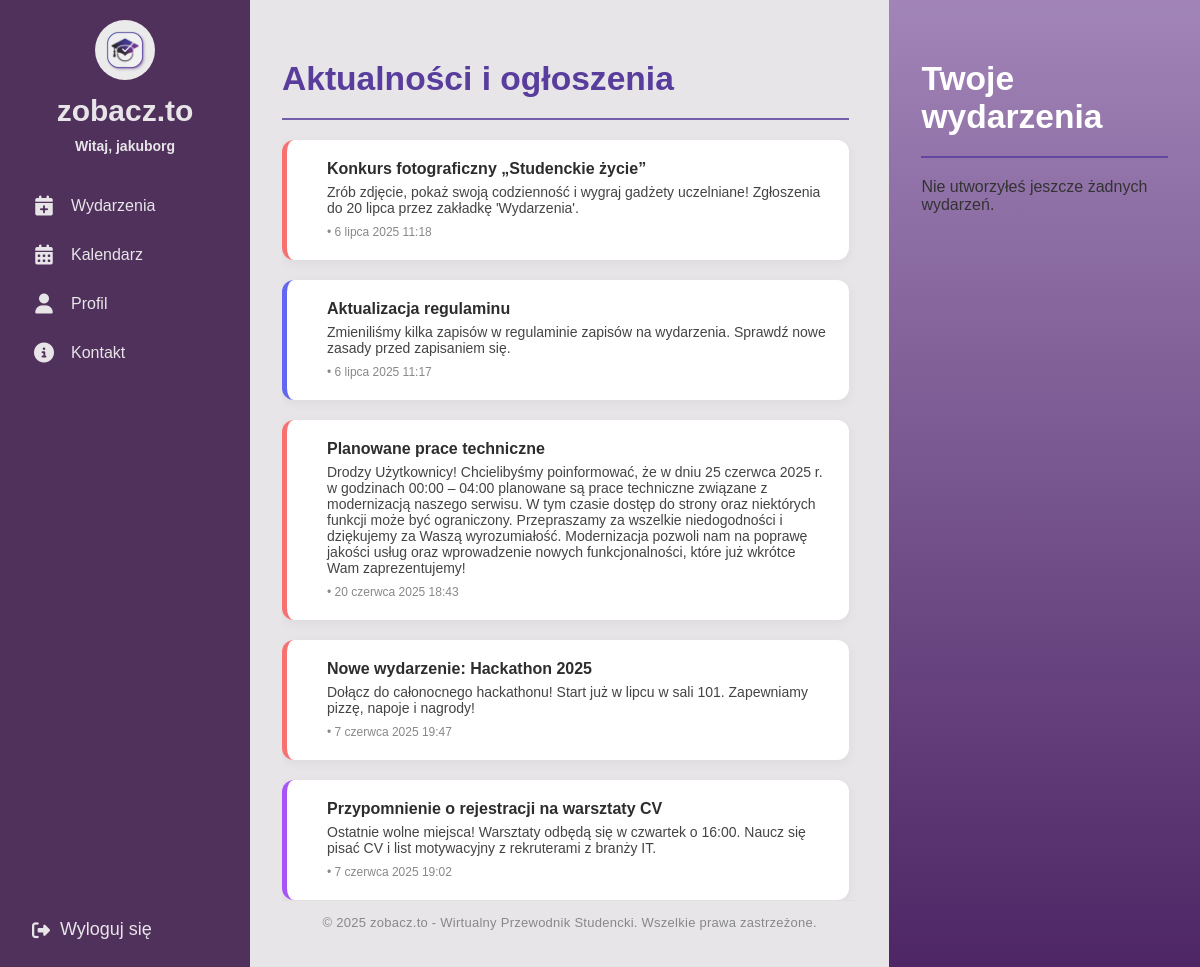
Page / (signed in) on the committed database.
### events/models.py (models this page shows, shortened)
class Announcement(models.Model):
    CATEGORY_CHOICES = [
        ('ogloszenie', 'Ogłoszenie'),
        ('nowosc', 'Nowość'),
        ('wydarzenie', 'Wydarzenie'),
        ('informacja', 'Informacja'),
        ('edukacja', 'Edukacja'),
    ]
    title = models.CharField(max_length=200)
    content = models.TextField()
    category = models.CharField(max_length=20, choices=CATEGORY_CHOICES)
    created_at = models.DateTimeField(auto_now_add=True)

### events/views.py (the view)
# urls.py: 2. Add a URL to urlpatterns:  path('', views.home, name='home')
@login_required
def home(request):
    announcements = Announcement.objects.order_by('-created_at')[:5]
    admin_answers = []
    enrolled_events = [] # Initialize
    organizer_events = [] # Initialize
    is_student = False # Initialize boolean flags
    is_organizer = False
    is_admin = False # Initialize is_admin flag
    show_admin_answer = False
    if request.user.is_authenticated:
        is_student = request.user.groups.filter(name='student').exists()
        is_organizer = request.user.groups.filter(name='organizer').exists()
        is_admin = request.user.groups.filter(name='admin').exists() # Set is_admin flag
        if is_student or is_organizer: # Only fetch answers if user is student or organizer
            admin_answers = ContactMessage.objects.filter(
                user=request.user,
                answer__isnull=False
            ).order_by('-created_at')
        if is_student:
            enrolled_events = Event.objects.filter(eventenrollment__user=request.user).order_by('date')
        if is_organizer:
            organizer_events = (
                Event.objects.filter(created_by=request.user)
                .annotate(
                    participants_count=Count('eventenrollment', distinct=True),
                    comments_count=Count('comments', distinct=True),
                    avg_rating=Avg('comments__rating')
                )
                .order_by('date') # Added ordering for consistency
            )
        show_admin_answer = bool(admin_answers) and (is_student or is_organizer)
    organizer_requests_count = OrganizerRequest.objects.filter(is_reviewed=False).count()
    messages_count = ContactMessage.objects.filter(answer__isnull=True).count()
    context = {
        'announcements': announcements,
        'admin_answers': admin_answers,
        'enrolled_events': enrolled_events, # Always pass
        'organizer_events': organizer_events, # Always pass
        'is_student': is_student, # Always pass boolean flags for template logic
        'is_organizer': is_organizer, # Always pass boolean flags for template logic
        'is_admin': is_admin, # Pass the new is_admin flag
        "show_admin_answer": show_admin_answer,
        "organizer_requests_count": organizer_requests_count,
        "messages_count": messages_count,
    }
    return render(request, 'home.html', context)

### templates/home.html (shortened to what this page needs)
{% extends "base.html" %}
{% load static %}
{% block content %}
<div class="main-content no-header">
  <div class="home-flex full-height">
    <div class="home-left flat">
      <div class="home-left-content">
        <h2>Aktualności i ogłoszenia</h2>
        <hr class="section-divider">
        <div class="announcement-list">
          {% if announcements %}
            {% for ann in announcements %}
              <div class="announcement-card {{ ann.category }}">
                <div class="announcement-text">
                  <h3>{{ ann.title }}</h3>
                  <p>{{ ann.content }}</p>
                  <span class="meta">{{ ann.category_display }} • {{ ann.created_at }}</span>
                </div>
              </div>
            {% endfor %}
          {% else %}
            <p>Brak ogłoszeń.</p>
          {% endif %}
        </div>
      </div>
      <footer class="site-footer">
        <span>&copy; 2025 zobacz.to - Wirtualny Przewodnik Studencki. Wszelkie prawa zastrzeżone.</span>
      </footer>
    </div>
    <div class="home-right flat">
      {% if is_organizer %}
        <h2>Twoje wydarzenia</h2>
        <hr class="section-divider">
        {% if organizer_events %}
          <div class="event-list">
            {% for event in organizer_events %}
              <div class="event-card" onclick="openParticipantsModal({{ event.id }})" style="cursor:pointer;">
                <div class="event-info">
                  <i class="fa-solid fa-calendar-plus event-icon"></i>
                  <div class="event-details">
                    <strong>{{ event.title }}</strong>
                    <span>{{ event.date }}</span>
                  </div>
                </div>
                <div class="event-stats">
                  <span class="badge">Zapisani: {{ event.participants_count }}</span>
                  <br><br>
                  <span class="badge">Komentarze: {{ event.comments_count }}</span>
                  <br><br>
                  <span class="badge">Ocena:
                    {% if event.avg_rating %}
                      {% with avg=event.avg_rating|floatformat:1 %}
                        {% for i in "12345" %}
                          {% if forloop.counter <= event.avg_rating %}
                            <i class="fa fa-star" style="color:gold"></i>
                          {% elif forloop.counter0 < event.avg_rating %}
                            <i class="fa fa-star-half-alt" style="color:gold"></i>
                          {% else %}
                            <i class="fa fa-star" style="color:#ccc"></i>
                          {% endif %}
                        {% endfor %}
                      {% endwith %}
                    {% else %}
                      Brak ocen
                    {% endif %}
                  </span>
                </div>
              </div>
            {% endfor %}
          </div>
        {% else %}
          <p>Nie utworzyłeś jeszcze żadnych wydarzeń.</p>
        {% endif %}
      {% endif %}
    </div>
  </div>
</div>
{% endblock %}

### templates/base.html (shortened to what this page needs)
{% load static %}
<!DOCTYPE html>
<html>
<head>
    <link rel="stylesheet" href="https://cdnjs.cloudflare.com/ajax/libs/font-awesome/6.4.0/css/all.min.css">
    <link rel="stylesheet" href="{% static 'css/home.css' %}">
    <link rel="stylesheet" href="{% static 'css/profile.css' %}">
    <link rel="stylesheet" href="{% static 'css/events.css' %}">
    <link rel="stylesheet" href="{% static 'css/organizer_request_form.css' %}">
    <link rel="stylesheet" href="{% static 'css/organizer_request_sent.css' %}">
    <link rel="stylesheet" href="{% static 'css/organizer_requests_list.css' %}">
</head>
<body>
<div class="sidebar">
  <div class="top">
    <div class="logo">
      <a href="{% url 'home' %}">
        <img src="{% static 'images/logo.jpeg' %}" alt="Logo">
      </a>
      <span class="site-name">zobacz.to</span>
      {% if user.is_authenticated %}
        <span class="username">Witaj, {{ user.username }}</span>
      {% endif %}
    </div>
    <div class="menu">
      <a href="{% url 'events_list' %}">
        <i class="fas fa-calendar-plus"></i>
        <span class="label">Wydarzenia</span>
      </a>
      <a href="{% url 'custom-calendar' %}">
        <i class="fas fa-calendar-alt"></i>
        <span class="label">Kalendarz</span>
      </a>
      <a href="{% url 'profile' %}">
        <i class="fas fa-user"></i>
        <span class="label">Profil</span>
      </a>
      <a href="{% url 'contact' %}">
        <i class="fas fa-info-circle"></i>
        <span class="label">Kontakt</span>
      </a>
    </div>
  </div>
  <div class="bottom">
    <form action="{% url 'logout' %}" method="post">
      <button type="submit">
        <i class="fas fa-sign-out-alt"></i>
        <span class="logout-label">Wyloguj się</span>
      </button>
    </form>
  </div>
</div>
  <main>
    <div class="main-content">
    {% block content %}
    {% endblock content %}
  </main>
</body>
</html>

### static/css/home.css (style rules this page uses)
:root { --light-purple: #CABFCF; --dark-purple: #50315C; --medium-purple: #583D9C; --white: #E7E5E8; --blue-purple: #4941A1; }
body { margin: 0; font-family: 'Arial', sans-serif; background: linear-gradient(135deg, var(--light-purple), var(--dark-purple)); height: 100vh; overflow-x: hidden; }
.main-content { min-height: 100vh; width: calc(100vw - 250px); max-width: calc(100vw - 250px); box-sizing: border-box; padding: 0; margin-left: 250px; transition: none; overflow-y: visible; color: #333; }
.main-content.no-header { padding-top: 0; margin-top: 0; margin-left: 0; }
.full-height { height: calc(100vh - 40px); }
.home-flex { min-height: 60vh; width: 100%; display: flex; gap: 0; align-items: stretch; padding: 0; margin: 0; }
.section-divider { border: none; border-top: 2.5px solid var(--medium-purple); margin: 16px 0 18px 0; width: 100%; opacity: 0.8; margin-bottom: 20px; }
.site-footer { background: var(--white); color: #888; font-size: 13px; text-align: center; padding: 14px 0 10px 0; border-top: 1px solid #e0e0e0; letter-spacing: 0.02em; width: 100%; max-width: 100%; box-sizing: border-box; flex-shrink: 0; }
.sidebar { background-color: var(--dark-purple); width: 250px; display: flex; flex-direction: column; justify-content: space-between; color: var(--white); height: 100vh; position: fixed; left: 0; top: 0; z-index: 10; }
.sidebar .top, .sidebar .bottom { padding: 20px; }
.sidebar .logo { display: flex; flex-direction: column; align-items: center; }
.sidebar .logo img { width: 60px; height: 60px; border-radius: 50%; margin-bottom: 10px; transition: width 0.3s ease, height 0.3s ease; }
.sidebar .logo .site-name { font-size: 30px; font-weight: 700; color: var(--white); margin-bottom: 5px; }
.sidebar .username { font-weight: 600; font-size: 14px; text-align: left; margin-top: 5px; display: block !important; }
.menu { margin-top: 30px; }
.menu a { display: flex; align-items: center; gap: 15px; color: var(--white); text-decoration: none; padding: 12px; border-radius: 8px; transition: background 0.2s; white-space: nowrap; margin-bottom: 5px; }
.menu .label { font-size: 16px; display: block !important; }
.sidebar .menu i { font-size: 20px; min-width: 24px; text-align: center; }
.sidebar .bottom form { margin: 0; }
.sidebar .bottom button { background: none; border: none; color: var(--white); font-size: 18px; cursor: pointer; display: flex; align-items: center; gap: 10px; padding: 12px; width: 100%; text-align: left; border-radius: 8px; transition: background 0.2s; }
.home-left { display: flex; flex-direction: column; flex: 7 1 0; background: var(--white); padding: 32px; height: 100%; overflow: visible; margin: 0; }
.home-left h2 { color: var(--medium-purple); font-size: 2.1rem; font-weight: 800; margin-bottom: 0px; }
.home-left-content > .section-divider { margin-top: 0; margin-bottom: 0px; }
.announcement-list { display: flex; flex-direction: column; gap: 20px; }
.announcement-card { background-color: #ffffff; border-radius: 12px; padding: 20px; display: flex; gap: 20px; align-items: flex-start; border-left: 5px solid var(--medium-purple); box-shadow: 0 3px 12px rgba(0, 0, 0, 0.05); }
.announcement-text h3 { margin: 0 0 6px; font-size: 16px; font-weight: 700; color: #2D2D2D; }
.announcement-text p { margin: 0 0 6px; font-size: 14px; color: #444; }
.announcement-text .meta { font-size: 12px; color: #888; }
.announcement-card.ogloszenie { border-left-color: #F87171; }
.announcement-card.informacja { border-left-color: #6366F1; }
.announcement-card.edukacja { border-left-color: #A855F7; }
.home-right { flex: 3 1 0; background: linear-gradient(to bottom, #a184b8, #4b2362); min-width: 0; max-height: calc(100vh - 40px); border-radius: 0; padding: 32px; height: 100%; overflow-y: hidden; margin: 0; }
.home-right h2 { color: #ffffff; font-size: 2.1rem; font-weight: 800; margin-bottom: 20px; }

### static/css/profile.css (style rules this page uses)
.section-divider { border: none; border-top: 2.5px solid var(--medium-purple); margin: 16px 0 18px 0; width: 100%; opacity: 0.8; margin-bottom: 20px; }

### static/css/events.css (style rules this page uses)
.home-left-content { overflow-y: auto; max-height: calc(100vh - 60px); min-height: 0; display: flex; flex-direction: column; gap: 20px; padding-right: 8px; }

### rows in the picture
Announcement: title "Konkurs fotograficzny „Studenckie życie”", content "Zrób zdjęcie, pokaż swoją codzienność i wygraj gadżety uczelniane! Zgłoszenia do 20 lipca przez zakładkę 'Wydarzenia'.", created_at "6 lipca 2025 11:18"
Announcement: title "Aktualizacja regulaminu", content "Zmieniliśmy kilka zapisów w regulaminie zapisów na wydarzenia. Sprawdź nowe zasady przed zapisaniem się.", created_at "6 lipca 2025 11:17"
Announcement: title "Planowane prace techniczne", content "Drodzy Użytkownicy! Chcielibyśmy poinformować, że w dniu 25 czerwca 2025 r. w godzinach 00:00 – 04:00 planowane są prace techniczne związane z modernizacją naszego serwisu. W tym czasie dostęp do strony oraz niektórych funkcji może być ograniczony. Przepraszamy za wszelkie niedogodności i dziękujemy za Waszą wyrozumiałość. Modernizacja pozwoli nam na poprawę jakości usług oraz wprowadzenie nowych funkcjonalności, które już wkrótce Wam zaprezentujemy!", created_at "20 czerwca 2025 18:43"
Announcement: title "Nowe wydarzenie: Hackathon 2025", content "Dołącz do całonocnego hackathonu! Start już w lipcu w sali 101. Zapewniamy pizzę, napoje i nagrody!", created_at "7 czerwca 2025 19:47"
Announcement: title "Przypomnienie o rejestracji na warsztaty CV", content "Ostatnie wolne miejsca! Warsztaty odbędą się w czwartek o 16:00. Naucz się pisać CV i list motywacyjny z rekruterami z branży IT.", created_at "7 czerwca 2025 19:02"

### other values in the picture
{{ user.username }} "jakuborg"
